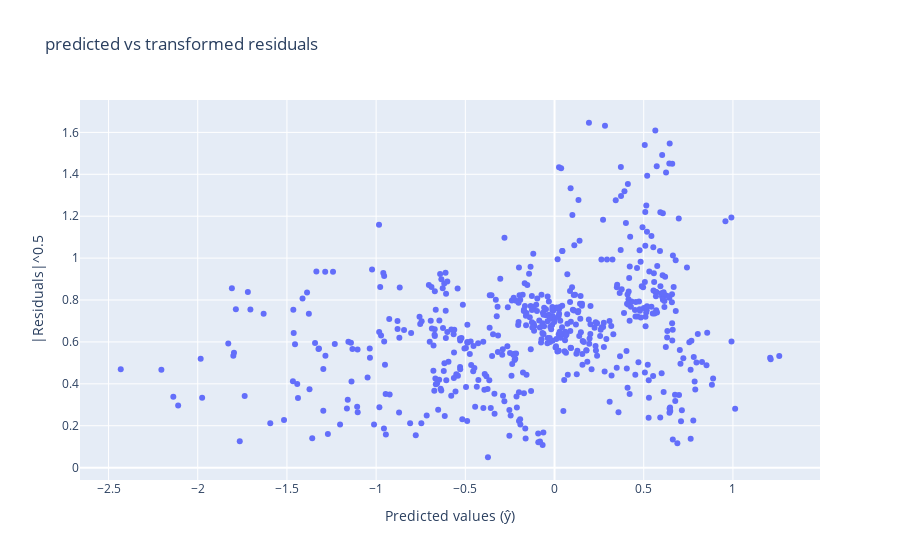

The notebook cell this image was saved under:
### Code cell
px.scatter(x = y_pred, y = np.sqrt(np.abs(residuals)),labels={
        "x": "Predicted values (ŷ)",
        "y": "|Residuals|^0.5"
    }, title="predicted vs transformed residuals")
# px.scatter(y_pred, residuals)
#px.scatter(y_pred, y_test)

### Figure 1 — Plotly figure (JSON) as saved in the notebook; plotly's stock layout.template omitted (floating-point values rounded to 4 significant figures; data arrays with more than 128 entries replaced by an {"elided": "..."} marker saying what was removed)
{"data": [{"hovertemplate": "Predicted values (ŷ)=%{x}<br>|Residuals|^0.5=%{y}<extra></extra>", "legendgroup": "", "marker": {"color": "#636efa", "symbol": "circle"}, "mode": "markers", "name": "", "orientation": "v", "showlegend": false, "type": "scatter", "x": {"elided": "549 float values"}, "xaxis": "x", "y": {"elided": "549 float values"}, "yaxis": "y"}], "layout": {"legend": {"tracegroupgap": 0}, "title": {"text": "predicted vs transformed residuals"}, "xaxis": {"anchor": "y", "domain": [0, 1], "title": {"text": "Predicted values (ŷ)"}}, "yaxis": {"anchor": "x", "domain": [0, 1], "title": {"text": "|Residuals|^0.5"}}}}
